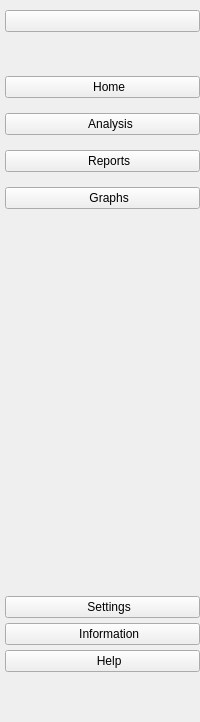
     <widget class="QCustomSlideMenu" name="leftMenu" native="true">
      <layout class="QVBoxLayout" name="verticalLayout">
       <property name="spacing">
        <number>5</number>
       </property>
       <property name="leftMargin">
        <number>0</number>
       </property>
       <property name="topMargin">
        <number>5</number>
       </property>
       <property name="rightMargin">
        <number>0</number>
       </property>
       <property name="bottomMargin">
        <number>5</number>
       </property>
       <item>
        <widget class="QWidget" name="widget" native="true">
         <property name="minimumSize">
          <size>
           <width>55</width>
           <height>51</height>
          </size>
         </property>
         <layout class="QVBoxLayout" name="verticalLayout_2">
          <property name="spacing">
           <number>5</number>
          </property>
          <property name="leftMargin">
           <number>5</number>
          </property>
          <property name="topMargin">
           <number>5</number>
          </property>
          <property name="rightMargin">
           <number>0</number>
          </property>
          <property name="bottomMargin">
           <number>5</number>
          </property>
          <item alignment="Qt::AlignTop">
           <widget class="QPushButton" name="menuBtn">
            <property name="text">
             <string />
            </property>
            <property name="icon">
             <iconset resource="../Qss/icons/_icons.qrc">
              <normaloff>:/material_design/icons/material_design/menu.png</normaloff>:/material_design/icons/material_design/menu.png</iconset>
            </property>
           </widget>
          </item>
         </layout>
        </widget>
       </item>
       <item>
        <widget class="QWidget" name="widget_2" native="true">
         <property name="minimumSize">
          <size>
           <width>157</width>
           <height>163</height>
          </size>
         </property>
         <layout class="QVBoxLayout" name="verticalLayout_3">
          <property name="spacing">
           <number>5</number>
          </property>
          <property name="leftMargin">
           <number>5</number>
          </property>
          <property name="topMargin">
           <number>5</number>
          </property>
          <property name="rightMargin">
           <number>0</number>
          </property>
          <property name="bottomMargin">
           <number>5</number>
          </property>
          <item>
           <widget class="QPushButton" name="homeBtn">
            <property name="text">
             <string>    Home</string>
            </property>
            <property name="icon">
             <iconset resource="../Qss/icons/_icons.qrc">
              <normaloff>:/material_design/icons/material_design/home.png</normaloff>:/material_design/icons/material_design/home.png</iconset>
            </property>
           </widget>
          </item>
          <item>
           <widget class="QPushButton" name="dataAnalysisBtn">
            <property name="text">
             <string>     Analysis</string>
            </property>
            <property name="icon">
             <iconset resource="../Qss/icons/_icons.qrc">
              <normaloff>:/font_awesome_solid/icons/font_awesome/solid/database.png</normaloff>:/font_awesome_solid/icons/font_awesome/solid/database.png</iconset>
            </property>
           </widget>
          </item>
          <item>
           <widget class="QPushButton" name="reportsBtn">
            <property name="text">
             <string>    Reports</string>
            </property>
            <property name="icon">
             <iconset resource="../Qss/icons/_icons.qrc">
              <normaloff>:/material_design/icons/material_design/report.png</normaloff>:/material_design/icons/material_design/report.png</iconset>
            </property>
           </widget>
          </item>
          <item>
           <widget class="QPushButton" name="graphsBtn">
            <property name="text">
             <string>    Graphs</string>
            </property>
            <property name="icon">
             <iconset resource="../Qss/icons/_icons.qrc">
              <normaloff>:/font_awesome_solid/icons/font_awesome/solid/chart-pie.png</normaloff>:/font_awesome_solid/icons/font_awesome/solid/chart-pie.png</iconset>
            </property>
           </widget>
          </item>
         </layout>
        </widget>
       </item>
       <item>
        <spacer name="verticalSpacer">
         <property name="orientation">
          <enum>Qt::Vertical</enum>
         </property>
         <property name="sizeType">
          <enum>QSizePolicy::MinimumExpanding</enum>
         </property>
         <property name="sizeHint" stdset="0">
          <size>
           <width>154</width>
           <height>362</height>
          </size>
         </property>
        </spacer>
       </item>
       <item>
        <widget class="QWidget" name="widget_3" native="true">
         <property name="minimumSize">
          <size>
           <width>141</width>
           <height>126</height>
          </size>
         </property>
         <layout class="QVBoxLayout" name="verticalLayout_4">
          <property name="spacing">
           <number>5</number>
          </property>
          <property name="leftMargin">
           <number>5</number>
          </property>
          <property name="topMargin">
           <number>5</number>
          </property>
          <property name="rightMargin">
           <number>0</number>
          </property>
          <property name="bottomMargin">
           <number>5</number>
          </property>
          <item>
           <widget class="QPushButton" name="settingsBtn">
            <property name="text">
             <string>    Settings</string>
            </property>
            <property name="icon">
             <iconset resource="../Qss/icons/_icons.qrc">
              <normaloff>:/material_design/icons/material_design/settings.png</normaloff>:/material_design/icons/material_design/settings.png</iconset>
            </property>
           </widget>
          </item>
          <item>
           <widget class="QPushButton" name="informationBtn">
            <property name="text">
             <string>    Information</string>
            </property>
            <property name="icon">
             <iconset resource="../Qss/icons/_icons.qrc">
              <normaloff>:/material_design/icons/material_design/perm_device_information.png</normaloff>:/material_design/icons/material_design/perm_device_information.png</iconset>
            </property>
           </widget>
          </item>
          <item>
           <widget class="QPushButton" name="helpBtn">
            <property name="text">
             <string>    Help</string>
            </property>
            <property name="icon">
             <iconset resource="../Qss/icons/_icons.qrc">
              <normaloff>:/material_design/icons/material_design/help.png</normaloff>:/material_design/icons/material_design/help.png</iconset>
            </property>
           </widget>
          </item>
          <item>
           <spacer name="verticalSpacer_8">
            <property name="orientation">
             <enum>Qt::Vertical</enum>
            </property>
            <property name="sizeHint" stdset="0">
             <size>
              <width>20</width>
              <height>40</height>
             </size>
            </property>
           </spacer>
          </item>
         </layout>
        </widget>
       </item>
      </layout>
     </widget>
